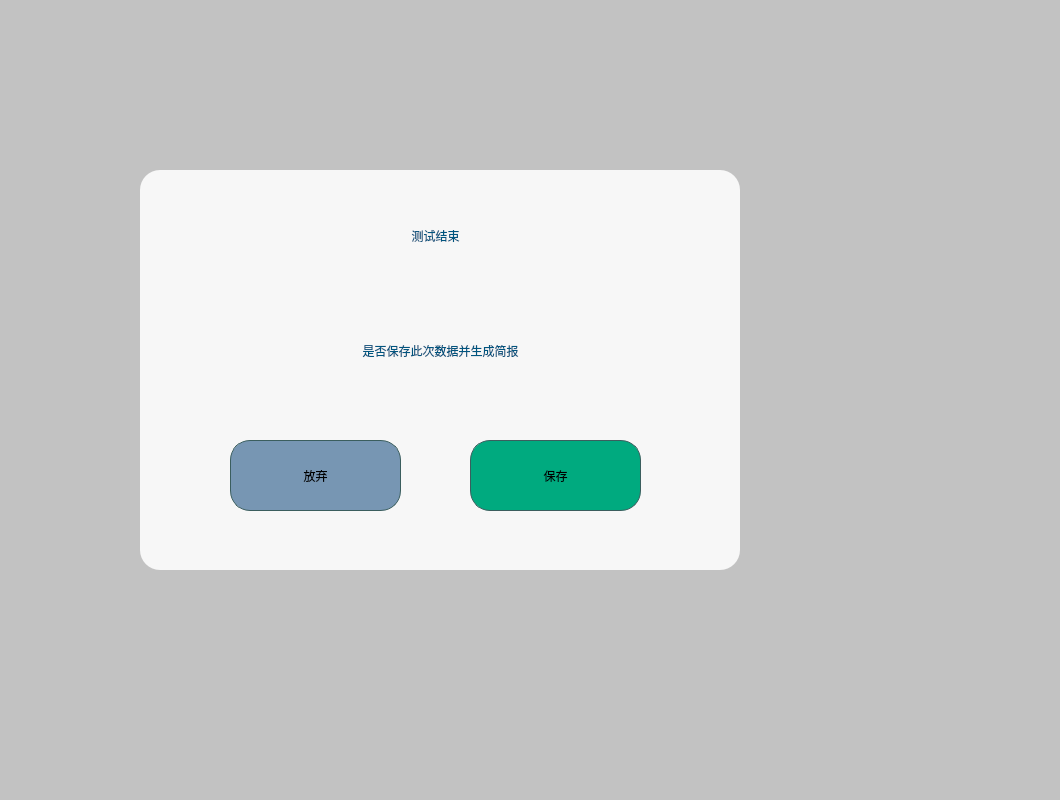
    <widget class="QWidget" name="widget_14" native="true">
     <property name="geometry">
      <rect>
       <x>0</x>
       <y>0</y>
       <width>1060</width>
       <height>800</height>
      </rect>
     </property>
     <property name="styleSheet">
      <string notr="true">background-color: rgb(189, 189, 189,75%);</string>
     </property>
     <widget class="QWidget" name="widget_16" native="true">
      <property name="geometry">
       <rect>
        <x>140</x>
        <y>170</y>
        <width>600</width>
        <height>400</height>
       </rect>
      </property>
      <property name="styleSheet">
       <string notr="true">#widget_16{
background-color: rgb(247, 247, 247);
border-radius:20px;
}
</string>
      </property>
      <widget class="QLabel" name="label_30">
       <property name="geometry">
        <rect>
         <x>175</x>
         <y>20</y>
         <width>241</width>
         <height>91</height>
        </rect>
       </property>
       <property name="styleSheet">
        <string notr="true">font: 34pt &quot;黑体&quot;;
background-color: rgb(247, 247, 247);

color: rgb(0, 85, 127);</string>
       </property>
       <property name="text">
        <string>测试结束</string>
       </property>
       <property name="alignment">
        <set>Qt::AlignCenter</set>
       </property>
      </widget>
      <widget class="QLabel" name="label_31">
       <property name="geometry">
        <rect>
         <x>60</x>
         <y>100</y>
         <width>481</width>
         <height>161</height>
        </rect>
       </property>
       <property name="styleSheet">
        <string notr="true">font: 26pt &quot;黑体&quot;;
background-color: rgb(247, 247, 247);
color: rgb(0, 85, 127);</string>
       </property>
       <property name="text">
        <string>是否保存此次数据并生成简报</string>
       </property>
       <property name="alignment">
        <set>Qt::AlignCenter</set>
       </property>
      </widget>
      <widget class="QPushButton" name="pushButton_11">
       <property name="geometry">
        <rect>
         <x>90</x>
         <y>270</y>
         <width>171</width>
         <height>71</height>
        </rect>
       </property>
       <property name="styleSheet">
        <string notr="true">

QPushButton{

font: 27pt &quot;黑体&quot;;
background-color: rgb(119, 150, 179);
border-color: rgb(59, 94, 94);
border-width: 1px;
border-style: solid;
border-radius:20px;


}
QPushButton:pressed{
background-color: rgb(170, 219, 226);
border-style:inset;
font-style:MingLiU-ExtB;

}</string>
       </property>
       <property name="text">
        <string>放弃</string>
       </property>
      </widget>
      <widget class="QPushButton" name="pushButton_12">
       <property name="geometry">
        <rect>
         <x>330</x>
         <y>270</y>
         <width>171</width>
         <height>71</height>
        </rect>
       </property>
       <property name="styleSheet">
        <string notr="true">

QPushButton{

font: 27pt &quot;黑体&quot;;
	background-color: rgb(0, 170, 127);
border-color: rgb(59, 94, 94);
border-width: 1px;
border-style: solid;
border-radius:20px;


}
QPushButton:pressed{
background-color: rgb(170, 219, 226);
border-style:inset;
font-style:MingLiU-ExtB;

}</string>
       </property>
       <property name="text">
        <string>保存</string>
       </property>
      </widget>
     </widget>
    </widget>
